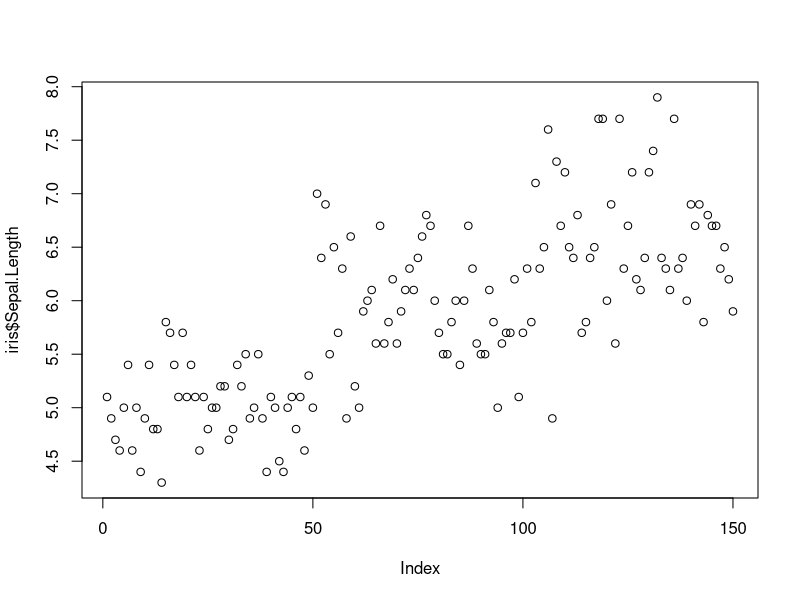
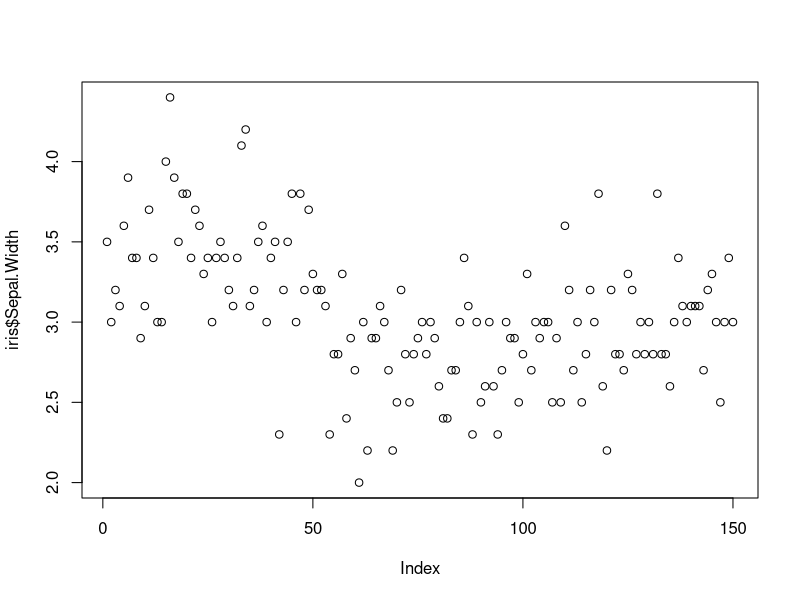
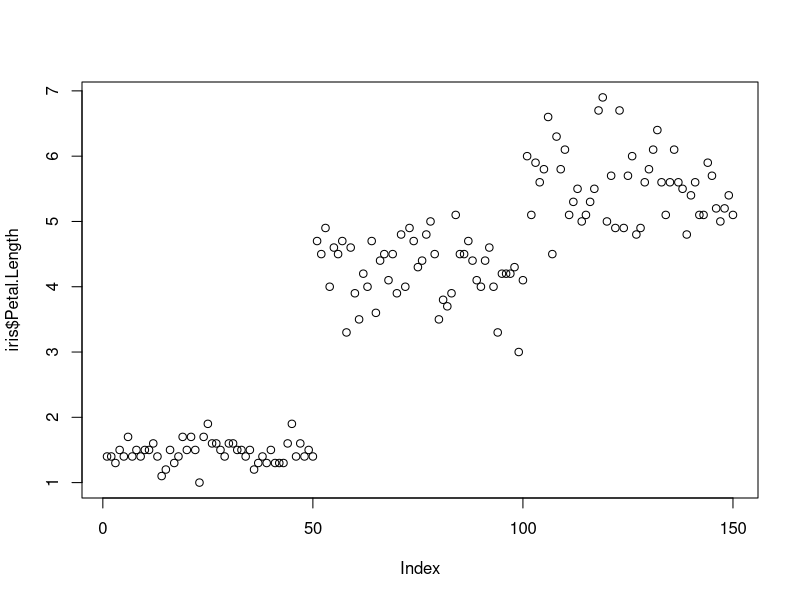
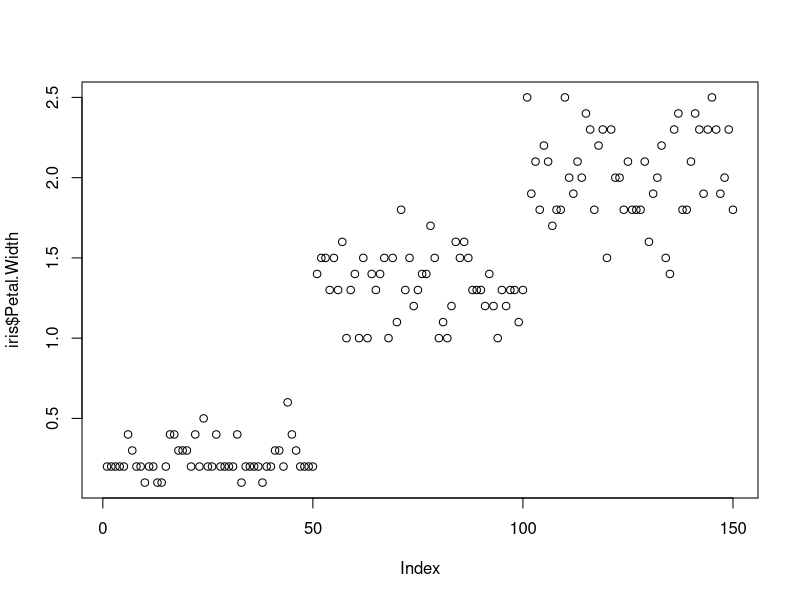
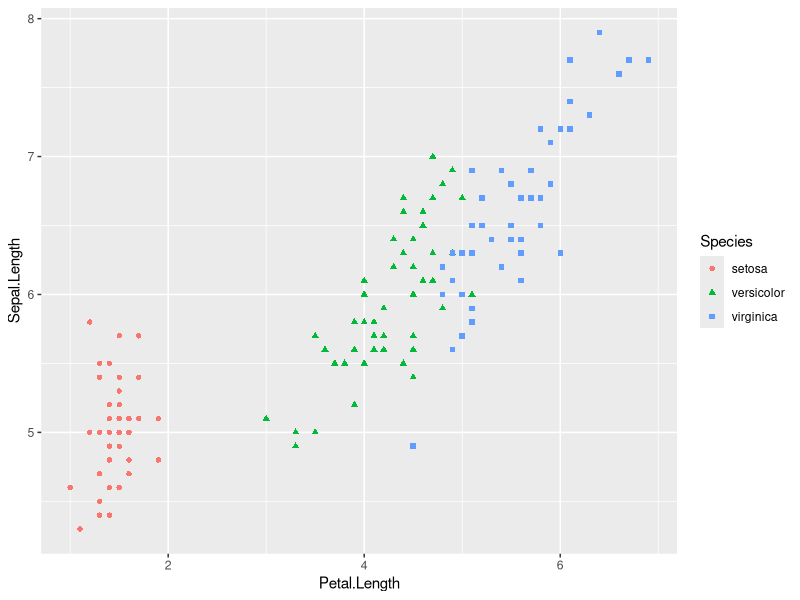
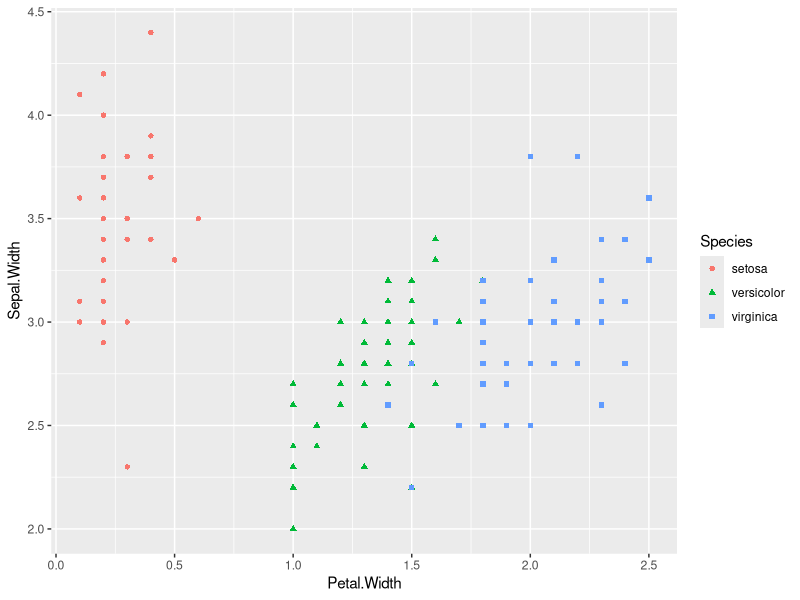
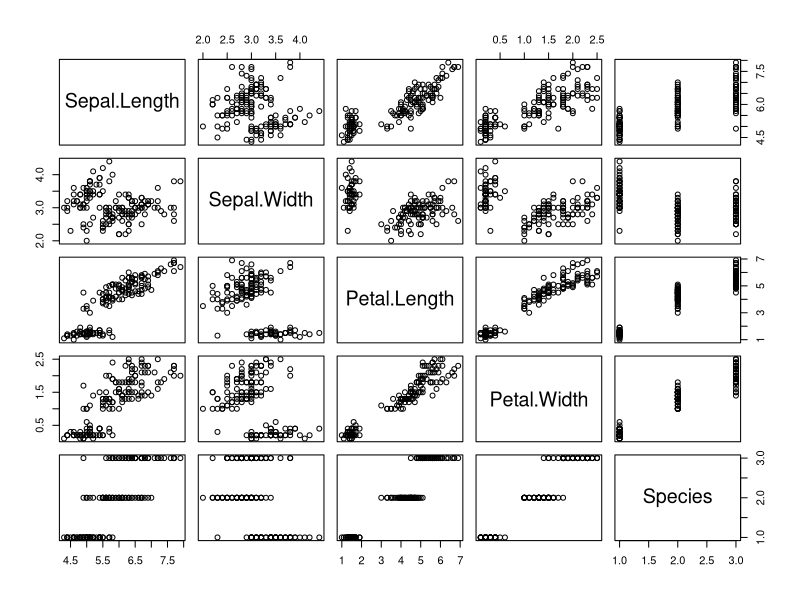
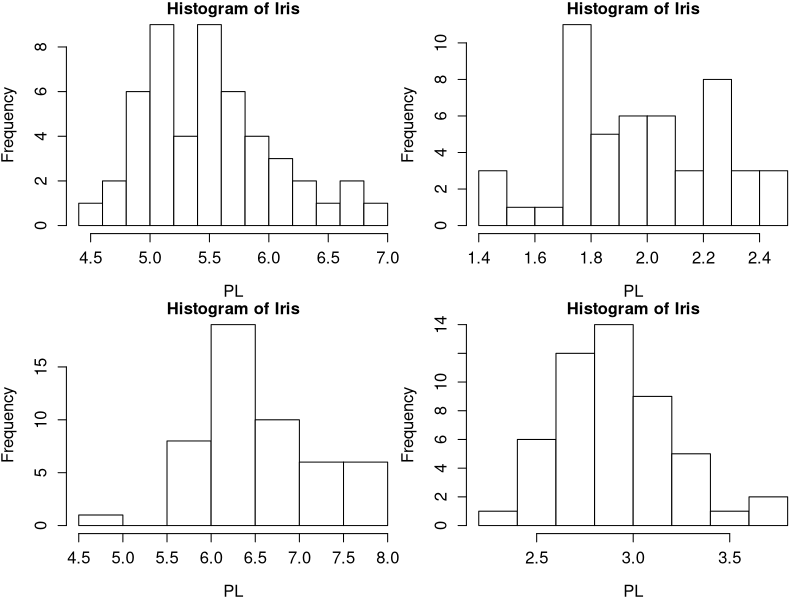

Reproduce these figures in R, in order.
df <- iris

str(iris)
?iris
summary(iris)
#par(mfrow=c(1.1))
plot(iris$Sepal.Length)
plot(iris$Sepal.Width)
plot(iris$Petal.Length)
plot(iris$Petal.Width)

library(dplyr)
library(ggplot2)
iris %>% 
  select(Species, Petal.Length, Sepal.Length) %>% 
  ggplot(aes(Petal.Length, Sepal.Length, colour = Species, shape = Species)) + 
  geom_point()
iris %>% 
  select(Species, Petal.Width, Sepal.Width) %>% 
  ggplot(aes(Petal.Width, Sepal.Width, colour = Species, shape = Species)) + 
  geom_point()


### Plots
pairs(iris)

par(
  mfrow=c(2,2),
  mar=c(4,4,1,0)
)
hist(df$Petal.Length[df$Species == 'virginica'], breaks = 10, xlab = "PL", main ="Histogram of Iris", 
     col = "white", cex.lab = 1.2, cex.axis = 1.2)
hist(df$Petal.Width[df$Species == 'virginica'], breaks = 10, xlab = "PL", main ="Histogram of Iris", 
     col = "white", cex.lab = 1.2, cex.axis = 1.2)
hist(df$Sepal.Length[df$Species == 'virginica'], breaks = 10, xlab = "PL", main ="Histogram of Iris", 
     col = "white", cex.lab = 1.2, cex.axis = 1.2)
hist(df$Sepal.Width[df$Species == 'virginica'], breaks = 10, xlab = "PL", main ="Histogram of Iris", 
     col = "white", cex.lab = 1.2, cex.axis = 1.2)
par(mfrow=c(1,1))

plot(density(df$Petal.Length[df$Species == 'virginica']), xlab = "PL", main ="Density of Iris", 
     col = "white", cex.lab = 1.3, cex.axis = 1.3)
plot(density(df$Petal.Width[df$Species == 'virginica']), xlab = "PL", main ="Density of Iris", 
     col = "white", cex.lab = 1.3, cex.axis = 1.3)
plot(density(df$Sepal.Length[df$Species == 'virginica']), xlab = "PL", main ="Density of Iris", 
     col = "white", cex.lab = 1.3, cex.axis = 1.3)
plot(density(df$Sepal.Width[df$Species == 'virginica']), xlab = "PL", main ="Density of Iris", 
     col = "white", cex.lab = 1.3, cex.axis = 1.3)


boxplot(Petal.Length ~ Species, iris, ylab = "MPG", main ="MPG and AM", 
        col = "white", cex.lab = 1.3, cex.axis = 1.3)
plot(~Petal.Length + Species, iris) 
plot(~Species + Sepal.Length, iris) 
plot(~Species + Sepal.Width, iris) 
plot(~Species + Petal.Length, iris) 
plot(~Species + Petal.Width, iris) 

### Normality check
shapiro.test(iris$Sepal.Length)
shapiro.test(iris$Sepal.Width[iris$Species == 'setosa'])
shapiro.test(iris$Petal.Length)
shapiro.test(iris$Petal.Width)

# Histograms for all W/L ans species all

iris_hist_all <- function() {
  par(
    mfrow=c(4,3),
    mar=c(4,4,1,0)
  )
  hist(df$Sepal.Length[df$Species == 'setosa'], breaks = 10, xlab = "PL", main ="Sepal.Length setosa", 
       col = "white", cex.lab = 1.2, cex.axis = 1.2)
  hist(df$Sepal.Length[df$Species == 'versicolor'], breaks = 10, xlab = "PL", main ="Sepal.Length versicolor", 
       col = "white", cex.lab = 1.2, cex.axis = 1.2)
  hist(df$Sepal.Length[df$Species == 'virginica'], breaks = 10, xlab = "PL", main ="Sepal.Length virginica", 
       col = "white", cex.lab = 1.2, cex.axis = 1.2)
  hist(df$Petal.Length[df$Species == 'setosa'], breaks = 10, xlab = "PL", main ="Petal.Length setosa", 
       col = "white", cex.lab = 1.2, cex.axis = 1.2)
  hist(df$Petal.Length[df$Species == 'versicolor'], breaks = 10, xlab = "PL", main ="Petal.Length versicolor", 
       col = "white", cex.lab = 1.2, cex.axis = 1.2)
  hist(df$Petal.Length[df$Species == 'virginica'], breaks = 10, xlab = "PL", main ="Petal.Length virginica", 
       col = "white", cex.lab = 1.2, cex.axis = 1.2)
  hist(df$Sepal.Width[df$Species == 'setosa'], breaks = 10, xlab = "PL", main ="Sepal.Width setosa", 
       col = "white", cex.lab = 1.2, cex.axis = 1.2)
  hist(df$Sepal.Width[df$Species == 'versicolor'], breaks = 10, xlab = "PL", main ="Sepal.Width versicolor", 
       col = "white", cex.lab = 1.2, cex.axis = 1.2)
  hist(df$Sepal.Width[df$Species == 'virginica'], breaks = 10, xlab = "PL", main ="Sepal.Width virginica", 
       col = "white", cex.lab = 1.2, cex.axis = 1.2)
  hist(df$Petal.Width[df$Species == 'setosa'], breaks = 10, xlab = "PL", main ="Petal.Width setosa", 
       col = "white", cex.lab = 1.2, cex.axis = 1.2)
  hist(df$Petal.Width[df$Species == 'versicolor'], breaks = 10, xlab = "PL", main ="Petal.Width versicolor", 
       col = "white", cex.lab = 1.2, cex.axis = 1.2)
  hist(df$Petal.Width[df$Species == 'virginica'], breaks = 10, xlab = "PL", main ="Petal.Width virginica", 
       col = "white", cex.lab = 1.2, cex.axis = 1.2)
  par(mfrow=c(1,1))
}

iris_hist_all()

# Normality check all

iris_norma_check_all <- function() {
  rbind(
    c("SL, setosa", shapiro.test(iris$Sepal.Length[iris$Species == 'setosa'])$p.value),
    c("SL, versicolor", shapiro.test(iris$Sepal.Length[iris$Species == 'versicolor'])$p.value),
    c("SL, virginica", shapiro.test(iris$Sepal.Length[iris$Species == 'virginica'])$p.value),
    
    c("PL, setosa", shapiro.test(iris$Petal.Length[iris$Species == 'setosa'])$p.value),
    c("PL, versicolor", shapiro.test(iris$Petal.Length[iris$Species == 'versicolor'])$p.value),
    c("PL, virginica", shapiro.test(iris$Petal.Length[iris$Species == 'virginica'])$p.value),
    
    c("SW, setosa", shapiro.test(iris$Sepal.Width[iris$Species == 'setosa'])$p.value),
    c("SW, versicolor", shapiro.test(iris$Sepal.Width[iris$Species == 'versicolor'])$p.value),
    c("SW, virginica", shapiro.test(iris$Sepal.Width[iris$Species == 'virginica'])$p.value),
    
    c("PW, setosa", shapiro.test(iris$Petal.Width[iris$Species == 'setosa'])$p.value),
    c("PW, versicolor", shapiro.test(iris$Petal.Width[iris$Species == 'versicolor'])$p.value),
    c("PW, virginica", shapiro.test(iris$Petal.Width[iris$Species == 'virginica'])$p.value) )
}

iris_norma_check_all()

# t-test, but in this case it isn't useful due to three levels in Species 
df1 <- subset(df, Species != "setosa")
t.test(Sepal.Length ~ Species, df1)
















